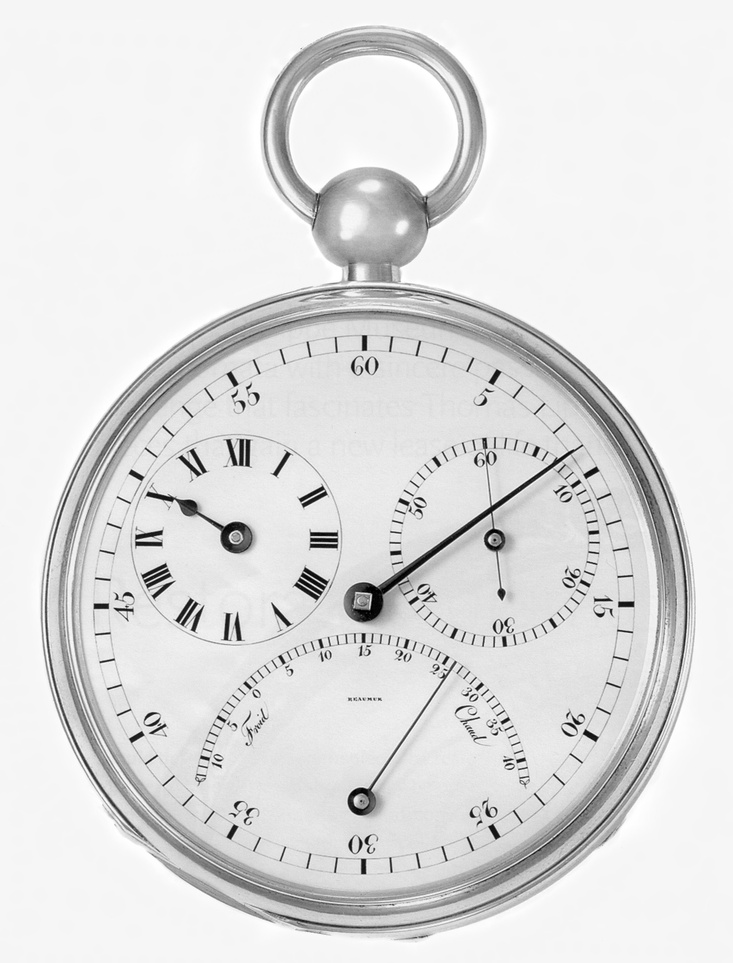
//> input picture Chap2Fundamentals/2.4.3SpatialAndIntensityResloution-TanLin/SptialResolution/1250dpi.jpg, 733 x 963 px, shrunk from 1406 x 1846 before the run
$ ./main   (built with g++ and OpenCV 4)
//> lines starting //> are read from the running program, lines starting //| are printed output that depends on the picture
#include <iostream>
#include <cmath>
#include<opencv2/opencv.hpp>
#include <opencv2/highgui/highgui.hpp>
#include <opencv2/imgproc/imgproc.hpp>
using namespace cv;
using namespace std;

int main()
{

    Mat srcimage = imread("1250dpi.jpg");
//> srcimage is the input picture: 963 rows x 733 cols, CV_8UC3; min 0, max 255, mean 222.9
    if(!srcimage.data)

    {

        cout << "image read is error!" << endl;

        return 0;

    }
    cout << "image Info:Height:" << srcimage.size().height << " Width:" << srcimage.size().width << endl;
//| image Info:Height:963 Width:733
imshow("origin",srcimage);
int a[3]={4,8,16};                                                        //定义小正方形的大小；
int nl = srcimage.rows;
//> nl = 963
int nc = srcimage.cols ;
//> nc = 733
for(int w=0;w<3;w++)
{
    int r = nl/a[w];
    int c = nc/a[w];
    Mat dstimage;                                                         //定义一个输出图像；
    dstimage.create(r,c,srcimage.type());                                 //定义输出图像的大小、类型；
    CvScalar  sum,avg;                                                    //定义可以存放四通道的变量；
    for(int x = 0;x < r;x++)                                              //行上有几个这样的小正方形块，也是输出图像的行；
    {
        for(int y = 0;y < c;y++)                                          //列上有几个这样的小正方形块，也是输出图像的列；
        {
            sum=0;                                                        //初始化；

            for(int i = a[w] * x;i <a [w]* (x+1);i++)                     //对每一个小块行取值；
            {
                for(int j = a[w] * y;j < a[w] * (y+1);j++)                //对每一个小块列取值；
                {

                    sum.val[0] = sum.val[0] + srcimage.at<Vec3b>(i,j)[0]; //蓝色通道求和；

                    sum.val[1] = sum.val[1] + srcimage.at<Vec3b>(i,j)[1]; //绿色通道求和；

                    sum.val[2] = sum.val[2] + srcimage.at<Vec3b>(i,j)[2]; //红色通道求和；


                }
            }

            dstimage.at<Vec3b>(x,y)[0] = sum.val[0]/(a[w]*a[w]);          //蓝色通道求平均，并且将其赋给输出图像；
            dstimage.at<Vec3b>(x,y)[1] = sum.val[1]/(a[w]*a[w]);          //绿色通道求平均，并且将其赋给输出图像；
            dstimage.at<Vec3b>(x,y)[2] = sum.val[2]/(a[w]*a[w]);          //红色通道求平均，并且将其赋给输出图像；

        }
    }
String str[3] = {"300dpi.jpg","150dpi.jpg","72dpi.jpg"};
imshow(str[w],dstimage);
imwrite(str[w], dstimage);
}
//> this loop made 3 passes
//> pass 1, `imshow(str[w],dstimage);`:
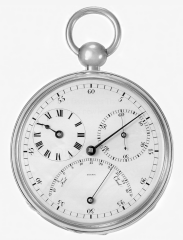
//> window '300dpi.jpg': 240 rows x 183 cols, CV_8UC3; min 3, max 254, mean 222.5
//> pass 2, `imshow(str[w],dstimage);`:
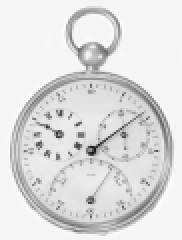
//> window '150dpi.jpg': 120 rows x 91 cols, CV_8UC3 (shown 2 times larger); min 19, max 253, mean 222.3

waitKey(0);
return 0;
}
